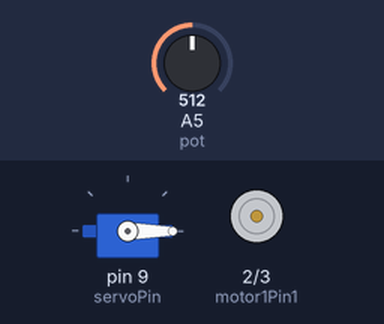
This sketch was run on a simulated Arduino Uno, built with avr-gcc and run on an emulated ATmega328P. Shown: servo, motor-driver pin pairs drawn as motors (green arrow = first pin HIGH = forward, orange = second pin HIGH = backward, longer = more drive). The inputs (shaded band) are chosen by the test bench; at power-on: A5 (pot) = 512. What the sketch prints to the serial monitor is not drawn.

Above: at 1.2 s.
1.3 s: A5 (pot) set to 716
At 2.3 s:
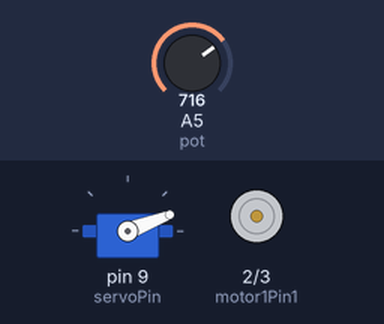
2.8 s: A5 (pot) set to 900
At 3.4 s:
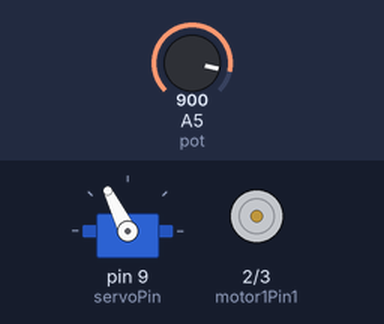
4.3 s: A5 (pot) set to 1023
At 4.6 s:
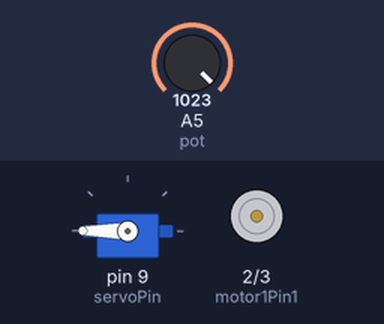
5.8 s: A5 (pot) set to 511
At 11.3 s:
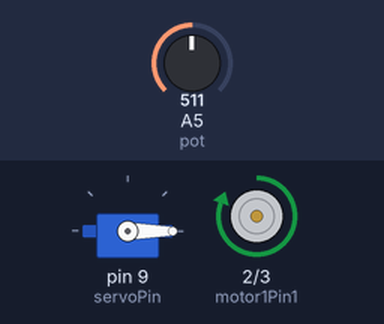
Timing chart, 0 to 41.5 s (numbered marks = the images above; inputs shaded):
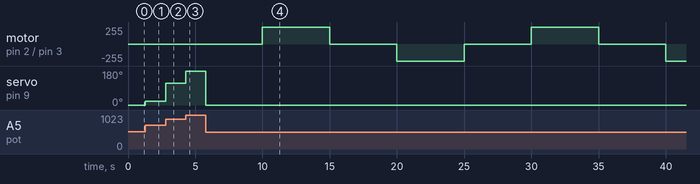

Measured:
- after the input at 1.3 s, servo on pin 9 (servoPin): 0° → 21° at once
- after the input at 2.8 s, servo on pin 9 (servoPin): 21° → 116° at once
- after the input at 4.3 s, servo on pin 9 (servoPin): 116° → 180° at once
- after the input at 5.8 s, servo on pin 9 (servoPin): 180° → 0° at once

The sketch:

Boat_Arduino_Codes.ino
```cpp
// C++ code
// 12/2024

#include <Servo.h>  // Include the Servo library
Servo myServo;

// Analog pins
int pot = A5;
int pot2 = A4;
int reading,num, newPos, currMap;


// Define motor control pins for Motor 1
const int motor1Pin1 = 2;
const int motor1Pin2 = 3;


// Define the servo control pin
const int servoPin = 9;

// Define timing variables
unsigned long previousMotorMillis = 0;
const long motorRunInterval = 5000;
const long motorStopInterval = 5000;
bool motorForward = true;
bool motorRunning = true;

void setup() {
  pinMode(motor1Pin1, OUTPUT);
  pinMode(motor1Pin2, OUTPUT);

  pinMode(pot, INPUT);
  pinMode(pot2, INPUT);

  Serial.begin(9600);

  myServo.attach(servoPin);
  currMap = analogRead(pot);
  reading = currMap;

  Serial.println("RC Boat Started");
}

/*
 *Get the current reading from potentiometer
 * 10-Bit: 0-1023
*/

int readPot(){
  int newReading = analogRead(pot);
  if (abs(newReading - reading) > 3){   // deadband for noise
    reading = newReading;
  }
  return reading;
}
/*
 *Take a position and set the servo in the correct range
 */
void mapServo(int pos){
  num = map(pos, 675, 1023, 0, 180);
  myServo.write(num);
}

void loop() {
   newPos = readPot();
  mapServo(newPos);

  if(currMap != newPos){
    Serial.println("Pot Position = ");
    Serial.print(newPos);
    Serial.println(" Servo Angle = ");
    Serial.print(num);
    currMap = newPos;
  }

  unsigned long currentMillis = millis();
  // Control DC motors
  if (motorRunning) {
    if (currentMillis - previousMotorMillis >= motorRunInterval) {
      previousMotorMillis = currentMillis;

      // Stop the motors for 5 seconds
      digitalWrite(motor1Pin1, LOW);
      digitalWrite(motor1Pin2, LOW);


      motorRunning = false;  // Motors are now stopping
    }
  } else {
    if (currentMillis - previousMotorMillis >= motorStopInterval) {
      previousMotorMillis = currentMillis;

      // After the stop, toggle motor direction
      if (motorForward) {
        // Move Forward
        digitalWrite(motor1Pin1, HIGH);
        digitalWrite(motor1Pin2, LOW);

        motorForward = false;
      } else {
        // Move Reverse
        digitalWrite(motor1Pin1, LOW);
        digitalWrite(motor1Pin2, HIGH);
        motorForward = true;
      }

      motorRunning = true;  // Motors are now running again
    }
  }
}
```
